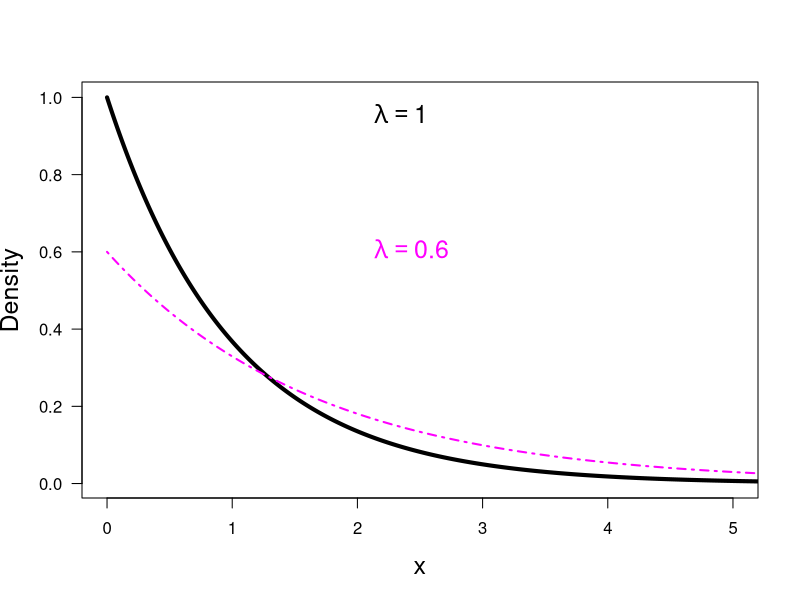

Recreate this plot in R.
print('file: PDsPDFsExpPDF.R')
# exponential PDF
# f(x; lambda) = lambda * exp(-lambda*x) for x >= 0
lambda = 1; x = seq(0,6,0.001); y = dexp(x,rate=lambda)
lambda2 = 0.6; y2 = dexp(x,rate=lambda2)
# png('dexp160216.png',width=16,height=16,units='cm',res=300)
plot(x,y,type='l',lwd=4,col='black',xlab='x',las=1,ylab='Density',cex.lab=1.5,xlim=c(0,5))
lines(x,y2,col='magenta',lwd=2,lty=4)
text(2,0.95,bquote(~lambda == .(lambda)),col='black',cex=1.5,pos=4)
text(2,lambda2,bquote(~lambda == .(lambda2)),col='magenta',cex=1.5,pos=4)
# dev.off()
